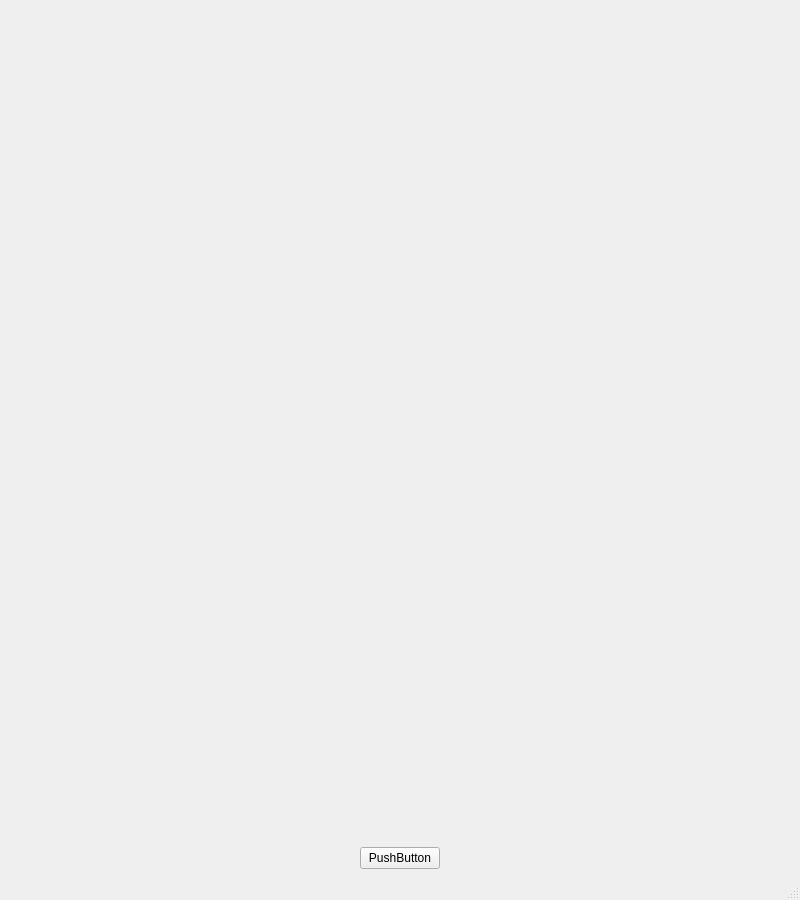
<?xml version="1.0" encoding="UTF-8"?>
<ui version="4.0">
 <class>MainWindow</class>
 <widget class="QMainWindow" name="MainWindow">
  <property name="geometry">
   <rect>
    <x>0</x>
    <y>0</y>
    <width>800</width>
    <height>900</height>
   </rect>
  </property>
  <property name="windowTitle">
   <string>MainWindow</string>
  </property>
  <widget class="QWidget" name="centralwidget">
   <layout class="QVBoxLayout" name="verticalLayout" stretch="1,0,0,0,0,0,0,0">
    <item>
     <layout class="QHBoxLayout" name="horizontalLayout_2" stretch="4,1,1">
      <item>
       <widget class="MyDisplayImgWidget" name="widget" native="true"/>
      </item>
      <item>
       <widget class="QChartView" name="pcmChartView" native="true">
        <property name="minimumSize">
         <size>
          <width>0</width>
          <height>200</height>
         </size>
        </property>
       </widget>
      </item>
      <item>
       <widget class="QChartView" name="pcmChartView2" native="true"/>
      </item>
     </layout>
    </item>
    <item>
     <widget class="QChartView" name="durPcmChartView" native="true">
      <property name="minimumSize">
       <size>
        <width>0</width>
        <height>50</height>
       </size>
      </property>
     </widget>
    </item>
    <item>
     <widget class="QChartView" name="durPcmChartView2" native="true">
      <property name="minimumSize">
       <size>
        <width>0</width>
        <height>50</height>
       </size>
      </property>
     </widget>
    </item>
    <item>
     <widget class="QChartView" name="durPcmChartView3" native="true">
      <property name="minimumSize">
       <size>
        <width>0</width>
        <height>50</height>
       </size>
      </property>
     </widget>
    </item>
    <item>
     <widget class="QChartView" name="durPcmChartView4" native="true">
      <property name="minimumSize">
       <size>
        <width>0</width>
        <height>50</height>
       </size>
      </property>
     </widget>
    </item>
    <item>
     <widget class="QChartView" name="durPcmChartView5" native="true">
      <property name="minimumSize">
       <size>
        <width>0</width>
        <height>50</height>
       </size>
      </property>
     </widget>
    </item>
    <item>
     <widget class="QChartView" name="durPcmChartView6" native="true">
      <property name="minimumSize">
       <size>
        <width>0</width>
        <height>50</height>
       </size>
      </property>
     </widget>
    </item>
    <item>
     <layout class="QHBoxLayout" name="horizontalLayout">
      <item>
       <spacer name="horizontalSpacer">
        <property name="orientation">
         <enum>Qt::Horizontal</enum>
        </property>
        <property name="sizeHint" stdset="0">
         <size>
          <width>40</width>
          <height>20</height>
         </size>
        </property>
       </spacer>
      </item>
      <item>
       <widget class="QPushButton" name="pushButton">
        <property name="text">
         <string>PushButton</string>
        </property>
       </widget>
      </item>
      <item>
       <spacer name="horizontalSpacer_2">
        <property name="orientation">
         <enum>Qt::Horizontal</enum>
        </property>
        <property name="sizeHint" stdset="0">
         <size>
          <width>40</width>
          <height>20</height>
         </size>
        </property>
       </spacer>
      </item>
     </layout>
    </item>
   </layout>
  </widget>
  <widget class="QMenuBar" name="menubar">
   <property name="geometry">
    <rect>
     <x>0</x>
     <y>0</y>
     <width>800</width>
     <height>21</height>
    </rect>
   </property>
  </widget>
  <widget class="QStatusBar" name="statusbar"/>
 </widget>
 <customwidgets>
  <customwidget>
   <class>MyDisplayImgWidget</class>
   <extends>QWidget</extends>
   <header>MyDisplayImgWidget.h</header>
   <container>1</container>
  </customwidget>
  <customwidget>
   <class>QChartView</class>
   <extends>QWidget</extends>
   <header>QChartView.h</header>
   <container>1</container>
  </customwidget>
 </customwidgets>
 <resources/>
 <connections/>
</ui>
